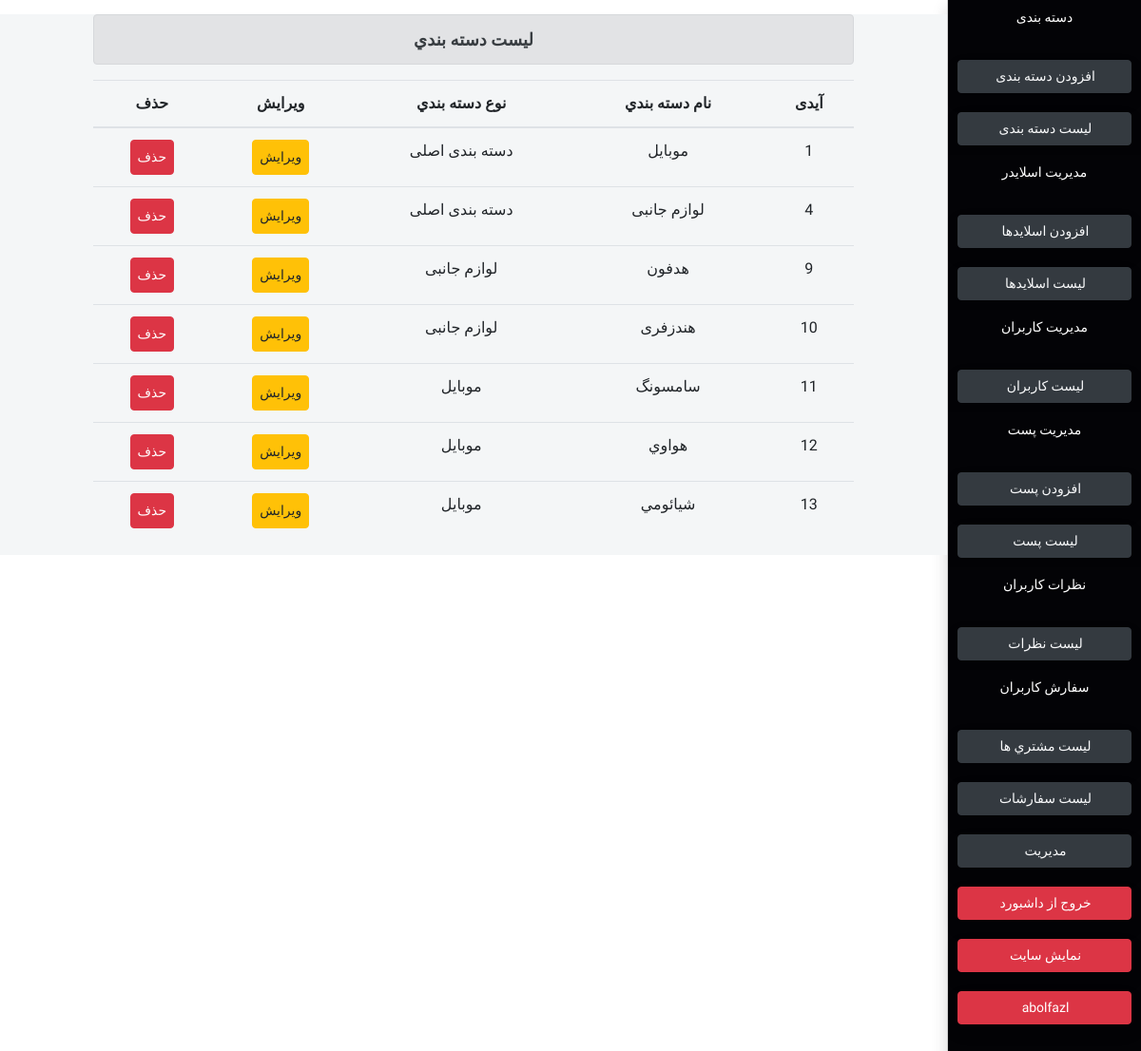
Screenshot of /admin/listcat.php (signed in) with the database file from the repository.
### tables this page shows
CREATE TABLE `cat` (
  `id` int(11) NOT NULL,
  `catname` varchar(100) NOT NULL,
  `chid` varchar(100) NOT NULL
);

### files/connect/database.php (called while the page is built, shortened)
<?php
class database
{
    public function __construct($dbname1, $dbuser1, $dbpass1)
    {
        $this->dbname = $dbname1;
        $this->dbuser = $dbuser1;
        $this->dbpass = $dbpass1;
        $this->conn = new PDO("mysql:host=localhost;dbname=" . $this->dbname, $this->dbuser, $this->dbpass);
    }
}
class action extends database
{
    public function select($query, $row = [], $fetch = "fetch")
    {
        $result = $this->conn->prepare($query);
        foreach ($row as $key => $value) {
            $result->bindValue($key + 1, $value);
        }
        $result->execute();
        if ($fetch == "fetch") {
            return $row = $result->fetch(PDO::FETCH_OBJ);
        } else {
            return $row = $result->fetchAll(PDO::FETCH_OBJ);
        }
    }
}

### admin/listcat.php (the view, shortened to what this page needs)
<?php include_once "fileadmin/page/header.php" ?>
<?php
$action = new action("store of me", "root", "");
$query = "SELECT * FROM cat";
$row = [];
$select = $action->select($query, $row, "fetchall");
?>
<div class="boxfather">
    <?php include_once 'fileadmin/page/sidebar.php' ?>
    <div class="leftbox" style="margin-top: 15px;">
        <div class="container-fluid text-center">
            <div class="row">
                <div class="col-10 mx-auto">
                    <div class="alert alert-secondary" style="font-size:18px;font-weight: bold;">
                        لیست دسته بندي
                    </div>
                    <table class="table table-hover">
                        <thead>
                            <tr>
                                <th>آیدی</th>
                                <th>نام دسته بندي</th>
                                <th>نوع دسته بندي</th>
                                <th>ویرایش</th>
                                <th>حذف</th>
                            </tr>
                        </thead>
                        <tbody>
                            <?php foreach ($select as $value) { ?>
                                <tr>
                                    <td><?php echo $value->id ?></td>
                                    <td><?php echo $value->catname ?></td>
                                    <td><?php if ($value->chid == "0") {
                                            echo "دسته بندی اصلی";
                                        } else {
                                            $query = "SELECT * FROM cat WHERE id=?";
                                            $row = [$value->chid];
                                            $natije = $action->select($query, $row);
                                            echo $natije->catname;
                                        } ?></td>
                                    <td><a href="<?php echo "editcat.php?editcat=" . $value->id ?>" class="btn btn-warning" style="padding: 7px;font-size:14px;">ویرایش</a></td>
                                    <td><a href="<?php echo "listcat.php?deletecat=" . $value->id ?>" class="btn btn-danger" style="padding: 7px;font-size:14px;">حذف</a></td>
                                </tr>
                            <?php } ?>
                        </tbody>
                    </table>
                </div>
            </div>
        </div>
    </div>
</div>
<?php include_once 'fileadmin/page/footer.php' ?>

### admin/fileadmin/css/style.css (style rules this page uses)
body { padding: 0; margin: 0; direction: rtl !important; background-color: #fff; text-decoration: none; list-style: none; }
* { font-family: 'Vazirmatn', sans-serif; }
.boxfather { width: 100%; height: 100%; }
.leftbox { float: left; width: 83%; height: 100%; background: #f4f6f7; }

### rows the page displays
cat: id "1", catname "موبایل", chid "دسته بندی اصلی"
cat: id "4", catname "لوازم جانبی", chid "دسته بندی اصلی"
cat: id "9", catname "هدفون", cat.catname "لوازم جانبی"
cat: id "10", catname "هندزفری", cat.catname "لوازم جانبی"
cat: id "11", catname "سامسونگ", cat.catname "موبایل"
cat: id "12", catname "هواوي", cat.catname "موبایل"
cat: id "13", catname "شيائومي", cat.catname "موبایل"

### other values shown
$_SESSION['adminusername'] "abolfazl"
